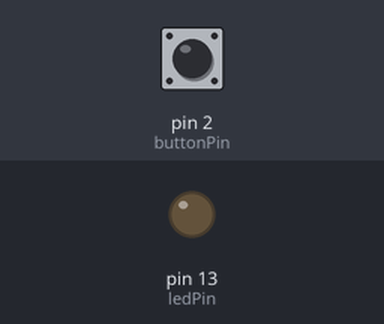
A sketch run on a simulated Arduino Uno, built with avr-gcc and run on an emulated ATmega328P. On the bench: output pins drawn as LEDs (lit = HIGH). The test bench sets the inputs (shaded band); at power-on: pin 2 (buttonPin) LOW.

Above: at 1.2 s.
1.3 s: pin 2 (buttonPin) pulled HIGH for 0.15 s
At 1.8 s:
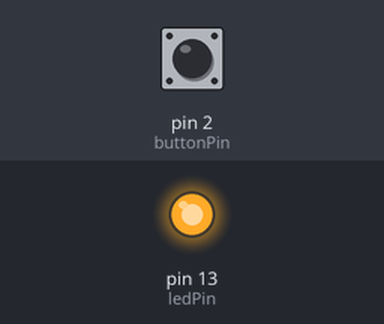
2.9 s: pin 2 (buttonPin) pulled HIGH for 1 s
At 4.2 s:
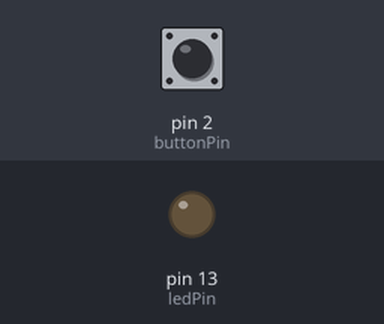
5.4 s: pin 2 (buttonPin) pulled HIGH for 3.2 s
At 6.1 s:
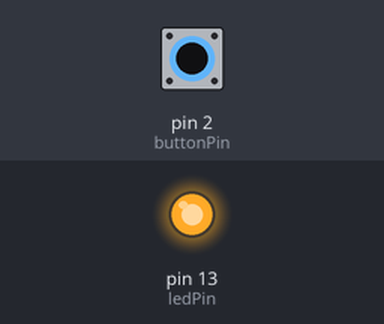
Timing chart, 0 to 8.4 s (numbered marks = the images above; inputs shaded):
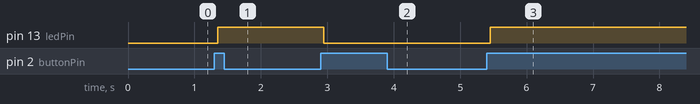

Measured:
- after the input at 1.3 s, pin 13 (ledPin): LOW → HIGH after 0.05 s
- after the input at 2.9 s, pin 13 (ledPin): HIGH → LOW after 0.05 s
- after the input at 5.4 s, pin 13 (ledPin): LOW → HIGH after 0.05 s

The sketch:

MudarEstado.ino
```cpp
/*
  Exemplo 3
  Criado por: Jaca
  Data:       09/09/2018

  Alternar o estado de uma saída com uma entrada.

  Materiais:
  1x Resistor 10k ohm
  1x Pushbutton/Botão
*/


// Definições de pinos
const int buttonPin = 2;
const int ledPin = 13;

// tempo de espera da oscilação da entrada
const unsigned long debounceDelay = 50;

// Variáveis para rastrear os estados do bot
int estadoLED = LOW;
int estadoBOTAO = LOW; //inicia em LOW, considerando o botão não acionado


void setup() {
  // Configuração dos pinos: Saída para o pino do LED, e entrada para
  // o do botão
  pinMode(ledPin, OUTPUT);
  pinMode(buttonPin, INPUT);
  // Configurando o estado do LED na inicialização
  digitalWrite(ledPin, estadoLED);
}

void loop() {
  // A variável leitura guarda o estado atual do pino do botão
  int leitura = digitalRead(buttonPin);
  // Se a leitura é diferente do estado armazenado anteriormente
  // e o estado é HIGH, o estado do LED é trocado
  if (leitura != estadoBOTAO){
    if (leitura==HIGH)
      estadoLED = !estadoLED; //Troca o estado do LED
    delay(debounceDelay); //IMPORTANTE:Espera para evitar oscilação de entrada
    estadoBOTAO = leitura; // Guarda o estado atual do botão para a proxima volta
  }
  // Saída para o LED
  digitalWrite(ledPin, estadoLED);
}
```
